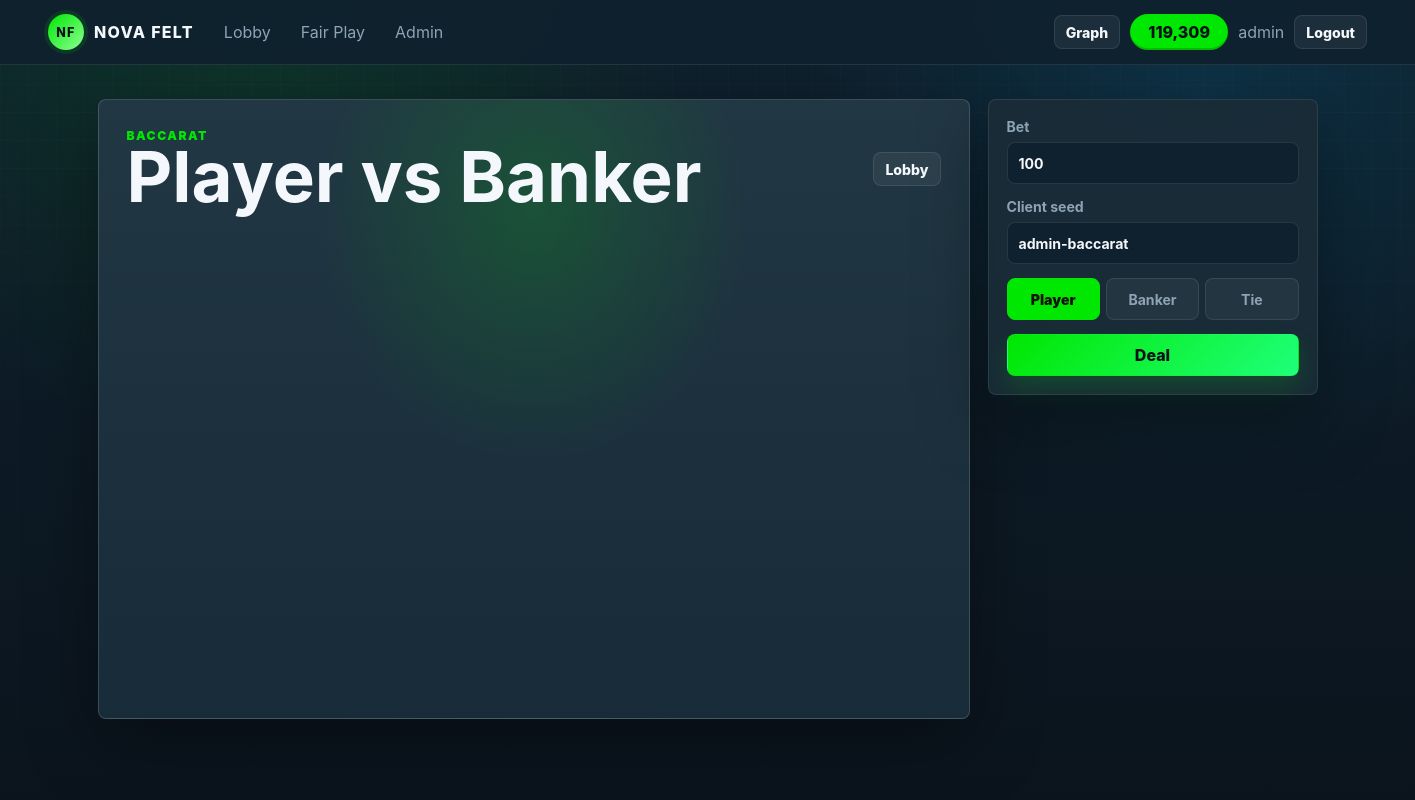
/baccarat (signed in), run on the app's committed database.
### tables this page shows
CREATE TABLE users (
            id INTEGER PRIMARY KEY AUTOINCREMENT,
            username TEXT UNIQUE NOT NULL,
            password_hash TEXT NOT NULL,
            role TEXT NOT NULL DEFAULT 'user',
            balance INTEGER NOT NULL DEFAULT 0,
            disabled INTEGER NOT NULL DEFAULT 0,
            created_at TEXT NOT NULL
        );

### app.py (the view, shortened to what this page needs)
@app.route("/baccarat", methods=["GET", "POST"])
@login_required
def baccarat():
    result = None
    return render_template("baccarat.html", result=result)

### app.py (called while the page is built)
def get_db():
    if "db" not in g:
        g.db = sqlite3.connect(DB_PATH)
        g.db.row_factory = sqlite3.Row
    return g.db

@app.before_request
def load_current_user():
    g.user = None
    user_id = session.get("user_id")
    if user_id is not None:
        g.user = get_db().execute("SELECT * FROM users WHERE id = ?", (user_id,)).fetchone()
        if g.user is None or g.user["disabled"]:
            session.clear()
            g.user = None

@app.context_processor
def inject_globals():
    stats_page = GAME_STATS_ENDPOINTS.get(request.endpoint)
    return {
        "current_user": g.get("user"),
        "format_chips": format_chips,
        "stats_game": stats_page[0] if stats_page else None,
        "stats_game_label": stats_page[1] if stats_page else None,
    }

def format_chips(value):
    try:
        return f"{int(value):,}"
    except (TypeError, ValueError):
        return "0"

def login_required(view):
    @wraps(view)
    def wrapped(*args, **kwargs):
        if g.user is None:
            return redirect(url_for("login", next=request.path))
        return view(*args, **kwargs)
    return wrapped

### templates/baccarat.html (shortened to what this page needs)
{% extends "base.html" %}
{% from "macros.html" import playing_card, fair_box %}
{% block content %}
<section class="game-page baccarat-stage">
    <div class="game-board">
        <div class="table-header">
            <div>
                <div class="section-kicker">Baccarat</div>
                <h1>Player vs Banker</h1>
            </div>
            <a class="button ghost small" href="{{ url_for('lobby') }}">Lobby</a>
        </div>
    </div>
    <aside class="bet-panel">
        <form method="post" class="stacked-form">
            <label>
                Bet
                <input type="number" name="bet" min="1" value="{{ result.bet if result else 100 }}" required>
            </label>
            <label>
                Client seed
                <input name="client_seed" value="{{ current_user.username }}-baccarat">
            </label>
            <div class="segmented">
                <label><input type="radio" name="wager" value="player" checked><span>Player</span></label>
                <label><input type="radio" name="wager" value="banker"><span>Banker</span></label>
                <label><input type="radio" name="wager" value="tie"><span>Tie</span></label>
            </div>
            <button class="button primary" type="submit">Deal</button>
        </form>
    </aside>
</section>
{% endblock %}

### templates/base.html (shortened to what this page needs)
<!doctype html>
<html lang="en">
<head>
    <link rel="stylesheet" href="{{ url_for('static', filename='styles.css') }}">
</head>
<body>
    <div class="felt-glow"></div>
    <header class="topbar">
        <a class="brand" href="{{ url_for('lobby') if current_user else url_for('login') }}">
            <span class="brand-mark">NF</span>
            <span>Nova Felt</span>
        </a>
        <nav class="nav-links">
            {% if current_user %}
                <a href="{{ url_for('lobby') }}">Lobby</a>
                <a href="{{ url_for('fairness') }}">Fair Play</a>
                {% if current_user.role == 'admin' %}
                    <a href="{{ url_for('admin') }}">Admin</a>
                {% endif %}
            {% endif %}
        </nav>
        <div class="account-strip">
            {% if current_user %}
                {% if stats_game %}
                    <button class="button ghost small graph-button" type="button" data-stats-open data-stats-game="{{ stats_game }}" data-stats-label="{{ stats_game_label }}">
                        Graph
                    </button>
                {% endif %}
                <span class="chip-balance">{{ format_chips(current_user.balance) }}</span>
                <span class="username">{{ current_user.username }}</span>
                <a class="button ghost small" href="{{ url_for('logout') }}">Logout</a>
            {% else %}
                <a class="button ghost small" href="{{ url_for('login') }}">Login</a>
            {% endif %}
        </div>
    </header>
    <main class="page-shell">
        {% block content %}{% endblock %}
    </main>
</body>
</html>

### data on the page
users: balance "119,309", username "admin", client_seed "admin-baccarat"
